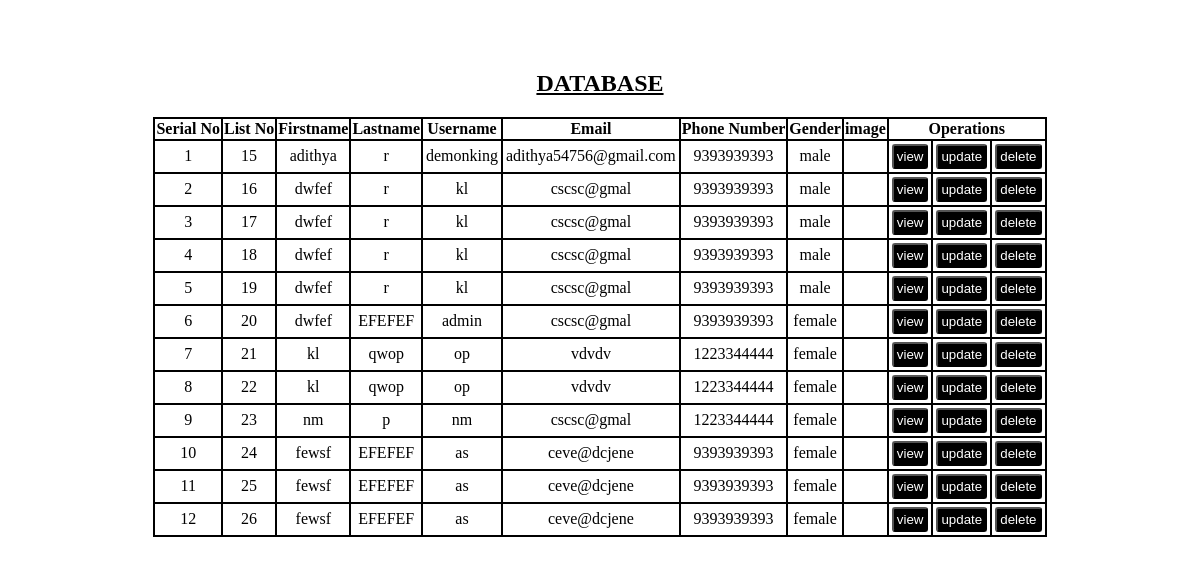
Screenshot of /view/ with the database file from the repository.
### userapp/models.py (models this page shows, shortened)
class usertable(models.Model):
    Maleorfemale=[('male', 'Male'), ('female', 'Female')]
    firstname = models.CharField(max_length=30,null=True)
    lastname = models.CharField(max_length=30,null=True)
    username = models.CharField(max_length=30,null=True)
    email = models.CharField(max_length=50,null=True)
    phone = models.CharField(max_length=20,null=True)
    gender = models.CharField(max_length=10, choices=Maleorfemale)
    password = models.CharField(max_length=100,null=True)
    confirm_password = models.CharField(max_length=100,null=True)
    pimage = models.ImageField(null=True,blank=True,upload_to="images/")

### userapp/views.py (the view)
# urls.py: path('view/',views.view,name="view"),
def view(request):
    cr = usertable.objects.all()
    return render(request,"views.html",{'cr':cr})

### templates/views.html (shortened to what this page needs)
<!DOCTYPE html>
<html lang="en">
<head>
</head>
<body>
    <div class="q1">
        <form action="">
            <div class="q2">
                <h2>DATABASE</h2>
            </div>
            <table>
                <tr>
                    <th>Serial No</th>
                    <th>List No</th>
                    <th>Firstname</th>
                    <th>Lastname</th>
                    <th>Username</th>
                    <th>Email</th>
                    <th>Phone Number</th>
                    <th>Gender</th>
                    <th>image</th>
                    <th colspan="3">Operations</th>
                </tr>
                {% for i in cr%}
                <tr>
                    <td>{{forloop.counter}}</td>
                    <td>{{i.id}}</td>
                    <td>{{i.firstname}}</td>
                    <td>{{i.lastname}}</td>
                    <td>{{i.username}}</td>
                    <td>{{i.email}}</td>
                    <td>{{i.phone}}</td>
                    <td>{{i.gender}}</td>
                    <td>{{i.image.url}}</td>
                    <td>
                        <button>
                            <a href="{% url 'detailview' i.id  %}">view</a>
                        </button>
                    </td>
                    <td>
                        <button>
                            <a href="{% url 'updateuser' i.id  %}">update</a>
                        </button>
                    </td>
                    <td>
                        <button>
                            <a href="{% url 'delete' i.id  %}">delete</a>
                        </button>
                    </td>
                </tr>
                {%endfor%}
            </table>
               </form>
    </div>
</body>
</html>

### templates/views.html (style rules this page uses)
table,th,td { border: 2px solid black; text-align: center; border-collapse: collapse; }
table { margin: auto; }
td { padding: 3px; }
form { overflow-x: auto; }
.q1 { margin-top: 50px; }
button { background: black; padding: 3px; border-radius: 3px; }
button a { color: white; text-decoration: none; }
.q2 h2 { text-align: center; text-decoration: underline; }

### rows the page displays
usertable: id "15", firstname "adithya", lastname "r", username "demonking", email "adithya54756@gmail.com", phone "9393939393", gender "male"
usertable: id "16", firstname "dwfef", lastname "r", username "kl", email "cscsc@gmal", phone "9393939393", gender "male"
usertable: id "17", firstname "dwfef", lastname "r", username "kl", email "cscsc@gmal", phone "9393939393", gender "male"
usertable: id "18", firstname "dwfef", lastname "r", username "kl", email "cscsc@gmal", phone "9393939393", gender "male"
usertable: id "19", firstname "dwfef", lastname "r", username "kl", email "cscsc@gmal", phone "9393939393", gender "male"
usertable: id "20", firstname "dwfef", lastname "EFEFEF", username "admin", email "cscsc@gmal", phone "9393939393", gender "female"
usertable: id "21", firstname "kl", lastname "qwop", username "op", email "vdvdv", phone "1223344444", gender "female"
usertable: id "22", firstname "kl", lastname "qwop", username "op", email "vdvdv", phone "1223344444", gender "female"
usertable: id "23", firstname "nm", lastname "p", username "nm", email "cscsc@gmal", phone "1223344444", gender "female"
usertable: id "24", firstname "fewsf", lastname "EFEFEF", username "as", email "ceve@dcjene", phone "9393939393", gender "female"
usertable: id "25", firstname "fewsf", lastname "EFEFEF", username "as", email "ceve@dcjene", phone "9393939393", gender "female"
usertable: id "26", firstname "fewsf", lastname "EFEFEF", username "as", email "ceve@dcjene", phone "9393939393", gender "female"
